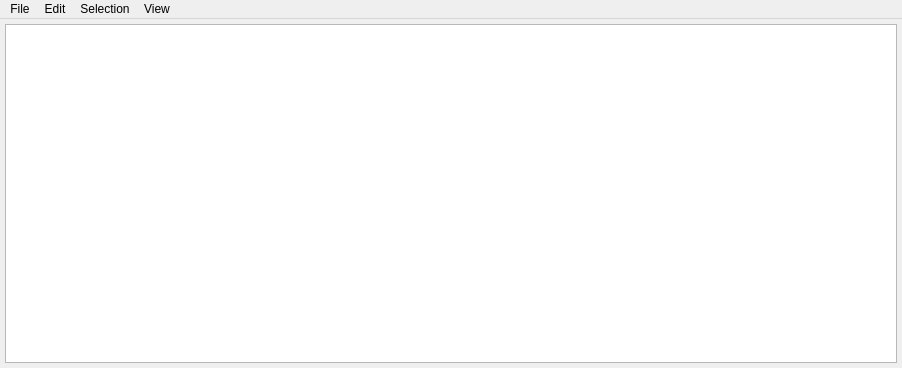
<?xml version="1.0" encoding="UTF-8"?>
<ui version="4.0">
 <class>EvaluationWindow</class>
 <widget class="QMainWindow" name="EvaluationWindow">
  <property name="geometry">
   <rect>
    <x>0</x>
    <y>0</y>
    <width>902</width>
    <height>368</height>
   </rect>
  </property>
  <property name="windowTitle">
   <string>cs::APEX</string>
  </property>
  <property name="windowIcon">
   <iconset resource="../res/csapex_resources.qrc">
    <normaloff>:/apex_logo.png</normaloff>:/apex_logo.png</iconset>
  </property>
  <widget class="QWidget" name="centralwidget">
   <property name="enabled">
    <bool>true</bool>
   </property>
   <layout class="QVBoxLayout" name="verticalLayout">
    <property name="spacing">
     <number>0</number>
    </property>
    <property name="margin">
     <number>5</number>
    </property>
    <item>
     <widget class="QSplitter" name="splitter">
      <property name="orientation">
       <enum>Qt::Vertical</enum>
      </property>
      <widget class="QTextEdit" name="logOutput">
       <property name="undoRedoEnabled">
        <bool>false</bool>
       </property>
       <property name="lineWrapMode">
        <enum>QTextEdit::NoWrap</enum>
       </property>
       <property name="readOnly">
        <bool>true</bool>
       </property>
      </widget>
     </widget>
    </item>
   </layout>
  </widget>
  <widget class="QMenuBar" name="menuBar">
   <property name="geometry">
    <rect>
     <x>0</x>
     <y>0</y>
     <width>902</width>
     <height>25</height>
    </rect>
   </property>
   <widget class="QMenu" name="menuFile">
    <property name="title">
     <string>File</string>
    </property>
    <addaction name="actionSave"/>
    <addaction name="actionSaveAs"/>
    <addaction name="actionSaveAsCopy"/>
    <addaction name="actionLoad"/>
    <addaction name="actionReload"/>
    <addaction name="separator"/>
    <addaction name="actionReset"/>
   </widget>
   <widget class="QMenu" name="menuEdit">
    <property name="title">
     <string>Edit</string>
    </property>
    <addaction name="actionUndo"/>
    <addaction name="actionRedo"/>
    <addaction name="separator"/>
    <addaction name="actionClear"/>
   </widget>
   <widget class="QMenu" name="menuSelection">
    <property name="title">
     <string>Selection</string>
    </property>
    <addaction name="actionSelect_all"/>
    <addaction name="actionClear_selection"/>
   </widget>
   <widget class="QMenu" name="menuView">
    <property name="title">
     <string>View</string>
    </property>
    <addaction name="actionGrid"/>
   </widget>
   <addaction name="menuFile"/>
   <addaction name="menuEdit"/>
   <addaction name="menuSelection"/>
   <addaction name="menuView"/>
  </widget>
  <action name="actionSave">
   <property name="text">
    <string>Save</string>
   </property>
   <property name="shortcut">
    <string>Ctrl+S</string>
   </property>
  </action>
  <action name="actionLoad">
   <property name="text">
    <string>Load</string>
   </property>
   <property name="shortcut">
    <string>Ctrl+L</string>
   </property>
  </action>
  <action name="actionUndo">
   <property name="text">
    <string>Undo</string>
   </property>
   <property name="shortcut">
    <string>Ctrl+Z</string>
   </property>
  </action>
  <action name="actionRedo">
   <property name="text">
    <string>Redo</string>
   </property>
   <property name="shortcut">
    <string>Ctrl+Shift+Z</string>
   </property>
  </action>
  <action name="actionClear">
   <property name="text">
    <string>Clear</string>
   </property>
   <property name="shortcut">
    <string>Ctrl+Shift+C</string>
   </property>
  </action>
  <action name="actionSaveAs">
   <property name="text">
    <string>Save As</string>
   </property>
   <property name="shortcut">
    <string>Ctrl+Shift+S</string>
   </property>
  </action>
  <action name="actionReload">
   <property name="text">
    <string>Reload</string>
   </property>
   <property name="shortcut">
    <string>Ctrl+Shift+L</string>
   </property>
  </action>
  <action name="actionSelect_all">
   <property name="text">
    <string>Select all</string>
   </property>
   <property name="shortcut">
    <string>Ctrl+A</string>
   </property>
  </action>
  <action name="actionClear_selection">
   <property name="text">
    <string>Clear selection</string>
   </property>
   <property name="shortcut">
    <string>Ctrl+Shift+A</string>
   </property>
  </action>
  <action name="actionSaveAsCopy">
   <property name="text">
    <string>Save As Copy</string>
   </property>
  </action>
  <action name="actionReset">
   <property name="text">
    <string>Reset</string>
   </property>
  </action>
  <action name="actionGrid">
   <property name="checkable">
    <bool>true</bool>
   </property>
   <property name="text">
    <string>Display Grid</string>
   </property>
   <property name="shortcut">
    <string>Ctrl+Shift+G</string>
   </property>
  </action>
 </widget>
 <resources>
  <include location="../res/csapex_resources.qrc"/>
 </resources>
 <connections/>
</ui>
